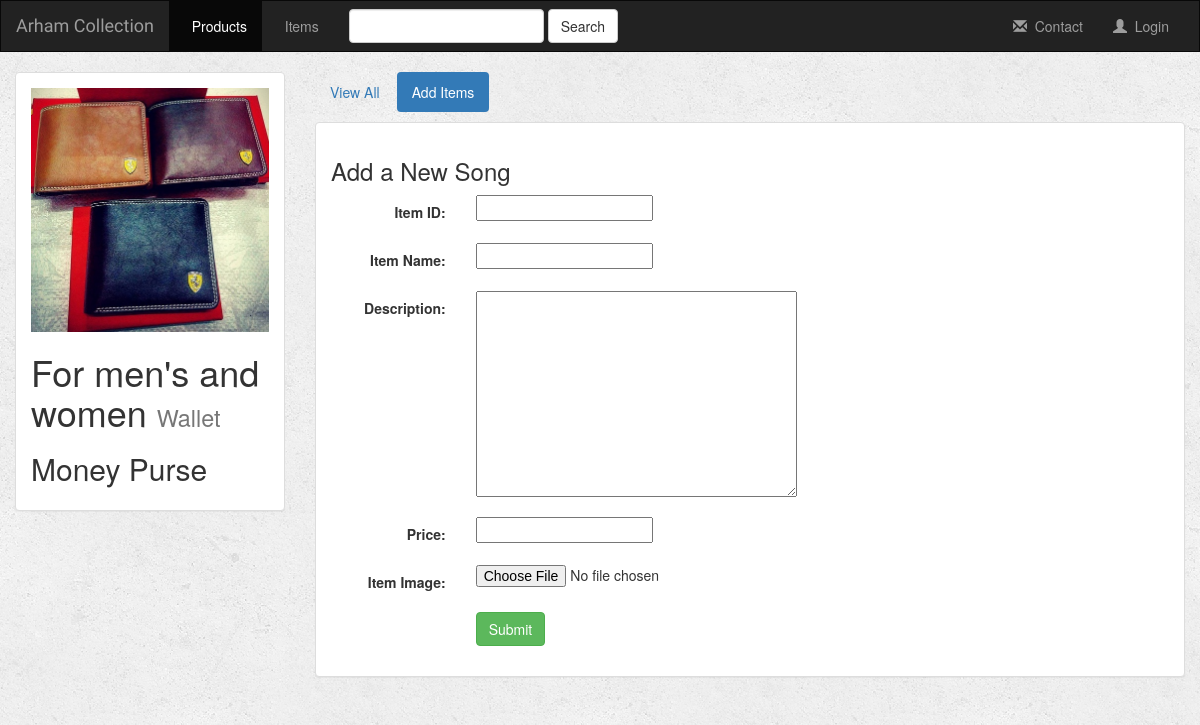
The page /music/74/create_song/ on the database its author committed.
### music/models.py (models this page shows)
class Album(models.Model):
    user = models.ForeignKey(User, default=1)
    artist = models.CharField(max_length=250)
    album_title = models.CharField(max_length=500)
    genre = models.CharField(max_length=100)
    album_logo = models.FileField()
    is_favorite = models.BooleanField(default=False)
    def __str__(self):
        return self.album_title + ' - ' + self.artist + ' - ' + self.genre

### music/views.py (the view, shortened to what this page needs)
# urls.py: url(r'^(?P<album_id>[0-9]+)/create_song/$', views.create_song, name='create_song'),
def create_song(request, album_id):
    form = SongForm(request.POST or None, request.FILES or None)
    album = get_object_or_404(Album, pk=album_id)
    context = {
        'album': album,
        'form': form,
    }
    return render(request, 'music/create_song.html', context)

### music/forms.py
class SongForm(forms.ModelForm):
    class Meta:
        model = Song
        fields = ['song_number','song_title', 'song_desc','song_price','audio_file']
        labels = {
            'song_number': 'Item ID',
            'song_title' : 'Item Name',
            'song_desc' : 'Description',
            'song_price': 'Price',
            'audio_file' : 'Item Image'
        }

### music/templates/music/create_song.html (shortened to what this page needs)
{% extends 'music/base.html' %}
{% block albums_active %}active{% endblock %}
{% block body %}
<div class="container-fluid">
    <div class="row">
        <div class="col-sm-4 col-md-3">
            <div class="panel panel-default">
                <div class="panel-body">
                        <a href="{% url 'music:detail' album.id %}">
                            {% if album.album_logo %}
                                <img src="{{ album.album_logo.url }}" class="img-responsive">
                            {% else %}
                                <h3>No image to display</h3>
                            {% endif %}
                        </a>
                    <h1>{{ album.album_title }} <small>{{ album.genre }}</small></h1>
                    <h2>{{ album.artist }}</h2>
                </div>
            </div>
        </div>
        <div class="col-sm-8 col-md-9">
            <ul class="nav nav-pills" style="margin-bottom: 10px;">
                <li role="presentation"><a href="{% url 'music:detail' album.id %}">View All</a></li>
                <li role="presentation" class="active"><a href="{% url 'music:create_song' album.id %}">Add Items</a></li>
            </ul>
            <div class="panel panel-default">
                <div class="panel-body">
                    <h3>Add a New Song</h3>
                    <form class="form-horizontal" role="form" action="" method="post" enctype="multipart/form-data">
                        {% include 'music/form_template.html' %}
                        <div class="form-group">
                            <div class="col-sm-offset-2 col-sm-10">
                                <button type="submit" class="btn btn-success">Submit</button>
                            </div>
                        </div>
                    </form>
                </div>
            </div>
        </div>
    </div>
</div>
{% endblock %}

### music/static/music/style.css (style rules this page uses)
body { background: white url("images/background.png"); }

### rows shown on the page
Album: album_logo (picture), album_title "For men's and women", genre "Wallet", artist "Money Purse"

### other values the page prints
{{ field.label_tag }} "Item ID:" "Item Name:" "Description:" "Price:" "Item Image:"
